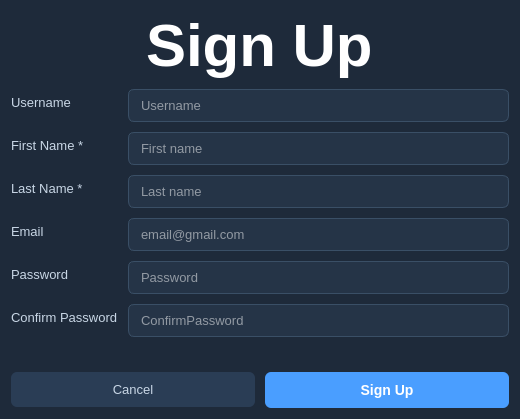
<?xml version="1.0" encoding="UTF-8"?>
<ui version="4.0">
 <class>RegisterUser</class>
 <widget class="QDialog" name="RegisterUser">
  <property name="geometry">
   <rect>
    <x>0</x>
    <y>0</y>
    <width>520</width>
    <height>411</height>
   </rect>
  </property>
  <property name="windowTitle">
   <string>Register User</string>
  </property>
  <property name="styleSheet">
   <string notr="true">
    QDialog { background:#1e2a3a; }
    QLabel  { color:#c8d6e5; font-size:13px; }
    QLabel#dlgTitle { color:#ffffff; font-size:60px; font-weight:bold; }
    QLineEdit, QComboBox, QDateEdit {
      background:#253447; border:1px solid #3a4f66;
      border-radius:6px; padding:7px 10px; color:#ffffff; font-size:13px;
    }
    QLineEdit:focus, QComboBox:focus, QDateEdit:focus { border-color:#4a9eff; }
    QComboBox::drop-down { border:none; }
    QComboBox QAbstractItemView { background:#253447; color:#ffffff; selection-background-color:#4a9eff; }
    QPushButton#btnSave {
      background:#4a9eff; color:#fff; border:none;
      border-radius:6px; font-size:14px; font-weight:bold; padding:10px;
    }
    QPushButton#btnSave:hover { background:#3a8ef0; }
    QPushButton#btnCancel {
      background:#2a3d55; color:#c8d6e5; border:none;
      border-radius:6px; font-size:13px; padding:10px;
    }
    QPushButton#btnCancel:hover { background:#3a4f66; }
   </string>
  </property>
  <layout class="QVBoxLayout" name="mainLayout">
   <property name="spacing">
    <number>10</number>
   </property>
   <property name="contentsMargins" stdset="0">
    <number>28</number>
   </property>
   <item alignment="Qt::AlignHCenter">
    <widget class="QLabel" name="dlgTitle">
     <property name="font">
      <font>
       <pointsize>-1</pointsize>
       <weight>75</weight>
       <bold>true</bold>
      </font>
     </property>
     <property name="text">
      <string>Sign Up</string>
     </property>
    </widget>
   </item>
   <item>
    <layout class="QFormLayout" name="formLayout">
     <item row="1" column="0">
      <widget class="QLabel" name="label">
       <property name="text">
        <string>First Name *</string>
       </property>
      </widget>
     </item>
     <item row="1" column="1">
      <widget class="QLineEdit" name="txtFirstName">
       <property name="placeholderText">
        <string>First name</string>
       </property>
      </widget>
     </item>
     <item row="2" column="0">
      <widget class="QLabel" name="label">
       <property name="text">
        <string>Last Name *</string>
       </property>
      </widget>
     </item>
     <item row="2" column="1">
      <widget class="QLineEdit" name="txtLastName">
       <property name="placeholderText">
        <string>Last name</string>
       </property>
      </widget>
     </item>
     <item row="3" column="0">
      <widget class="QLabel" name="label">
       <property name="text">
        <string>Email</string>
       </property>
      </widget>
     </item>
     <item row="3" column="1">
      <widget class="QLineEdit" name="txtEmail">
       <property name="placeholderText">
        <string>email@gmail.com</string>
       </property>
      </widget>
     </item>
     <item row="4" column="1">
      <widget class="QLineEdit" name="txtPassword">
       <property name="echoMode">
        <enum>QLineEdit::Password</enum>
       </property>
       <property name="placeholderText">
        <string>Password</string>
       </property>
      </widget>
     </item>
     <item row="5" column="1">
      <widget class="QLineEdit" name="txtConfirmPassword">
       <property name="echoMode">
        <enum>QLineEdit::Password</enum>
       </property>
       <property name="placeholderText">
        <string>ConfirmPassword</string>
       </property>
      </widget>
     </item>
     <item row="4" column="0">
      <widget class="QLabel" name="label_2">
       <property name="text">
        <string>Password</string>
       </property>
      </widget>
     </item>
     <item row="5" column="0">
      <widget class="QLabel" name="label_3">
       <property name="text">
        <string>Confirm Password</string>
       </property>
      </widget>
     </item>
     <item row="0" column="0">
      <widget class="QLabel" name="label_4">
       <property name="text">
        <string>Username</string>
       </property>
      </widget>
     </item>
     <item row="0" column="1">
      <widget class="QLineEdit" name="txtUsername">
       <property name="placeholderText">
        <string>Username</string>
       </property>
      </widget>
     </item>
    </layout>
   </item>
   <item>
    <widget class="QLabel" name="errorLabel">
     <property name="styleSheet">
      <string>color:#ff5f5f;</string>
     </property>
     <property name="text">
      <string/>
     </property>
    </widget>
   </item>
   <item>
    <layout class="QHBoxLayout">
     <item>
      <widget class="QPushButton" name="btnCancel">
       <property name="text">
        <string>Cancel</string>
       </property>
      </widget>
     </item>
     <item>
      <widget class="QPushButton" name="btnSave">
       <property name="text">
        <string>Sign Up</string>
       </property>
      </widget>
     </item>
    </layout>
   </item>
  </layout>
 </widget>
 <resources/>
 <connections/>
</ui>
